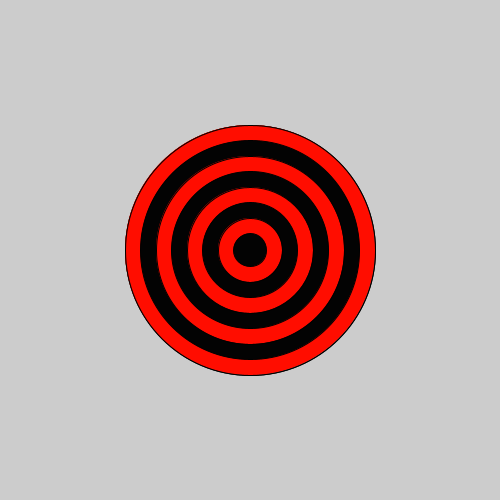
Frame 1 (no input)
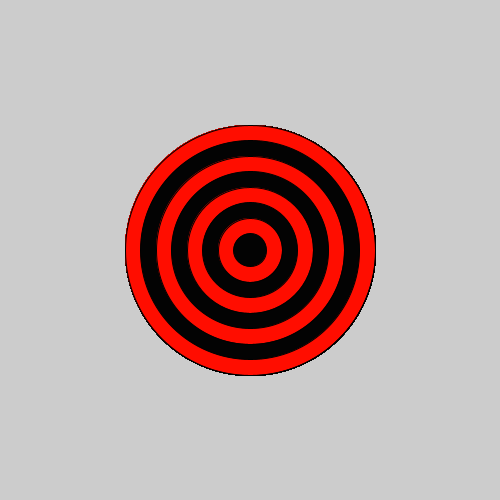
Frame 60 (the mouse pressed at the canvas centre just before this capture)
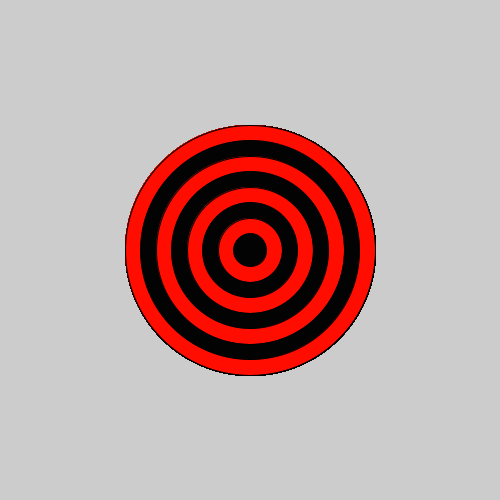
Frame 120 (the mouse held since frame 60 and released just before this capture)

The Processing sketch that drew these frames (run headless with seeded random() and noise(); from frame 60 on, the mouse is pressed at the canvas centre):

// Processing sketch: bullseye
// ── bullseye.pde
void setup() {
 
  // set the size of your sketch use the word 'size'  make it bigger ...maybre 500 x 500?
 size (500,500);
}
void draw() {
  fill(#FF0D00);   
  ellipse (250,250,250,250);  
  for (int i=9; i>1; i--){  
    
// can we look at 'remainder' tutorial? its one of the tabs above
// so here, if i % 2 == 0, then i is an even number or
// if i % 2 == 1, then i is an odd number...i dont get this bc this would be i=2 
//which is even does this make sense?

// ok lets discuss this more.  let's say we have the number 9.  how many times
// does 2 go into 9?  4.  yes.  and what is left over?  1.  that's the remainder
// (also called modulo).  9 is an odd number.  1 will be the leftover for *any* odd number.
// make any sense?yes  so to test for any odd number, you can test if number % 2 == 1
// does that make sense? so i is odd yes  if (i % 2 == 1) then i is odd, yes ok
// now, do you understand how we can use this idea to alternate red and black colors
// for the bullseye? yes sorry i was wrong in my head i though it was a / instead of %
// that's important.  / is the symbol to divide whereas % is the symbol to get
// the remainder yea sorry 

}
//(x,y,w,h)
 fill(#030303);
 ellipse (250,250,225,225);  
 int size = 250;
  for (int i=9; i>1; i--){  // for (int i = 0; i < 7; i++)
  //no i had put 5 bc i though it would go black 4 times through the loop ok yes 
  if (i % 2 == 1)  {  // odd number
   fill(#FF0D00);
  }
 
  if (i % 2 == 0)
  
   fill (#030303); 
   
   ellipse (250,250,size,size);
   size = size - 31;
   // make the size a bit smaller for next time thru loop
   
   // draw an ellipse
  }
  
  // each time thru the loop, (1) the size of the ellipse gets smaller and
  // (2) we alternate fill colors between red and black
  // the for loop has a loop control variable 'i'.  when its an odd number,
  // you can do one color - lets say red, and then when its an even number do black
  
  // to test odd number: if (i % 2 == 1)
  // to test eveen number: if (i % 2 == 0)
  
  //is their a code in which i can -2 three times, like: (i--2);
  
  // i'm helpin Jay right now.  then i'll help save your work.ok 
  
  // now the loop will never go in the body -ie repeats zero times
/*
for (initial value; if this test is true do code inside loop once; update at end)

EX: for (i = 0; i <3; i++)
  so, i initially 0, then loop does body once if i < 3, then update to 1,
  then loop repeats again because 1 < 3, then update i to 2,
  then loop repeats because 2 < 3, then updates i to 3,
  then loop stops because 3 < 3 is false.
  
  so can you figure out what's wrong in line 11?

*/

  // good!  now we need a loop.
  // each time thru the loop, (1) the size of the ellipse gets smaller and
  // (2) we alternate fill colors between red and black
  // the for loop has a loop control variable 'i'.  when its an odd number,
  // you can do one color - lets say red, and then when its an even number do black
  
  // to test odd number: if (i % 2 == 1)
  // to test eveen number: if (i % 2 == 0)
  // the percent sign is called 'modulus'.  it gives the remainder.
  // for example 5 % 2 gives a remainder of 1.  do you understand?  or have questions?
  
  // now make it red #set the color BEFORE ddraw the ellipse - i think it's better
  // to use the method 'fill' instead of color
  // ok just a review - draw an ellipse in the middle of the canvas (,x y, width, height)tha
  //Starting with the largest ellipse, use a for loop to draw a bullseye with ellipses.
  
  //Use an if statement and modulo to alternate the color of your rings.
  

  }
